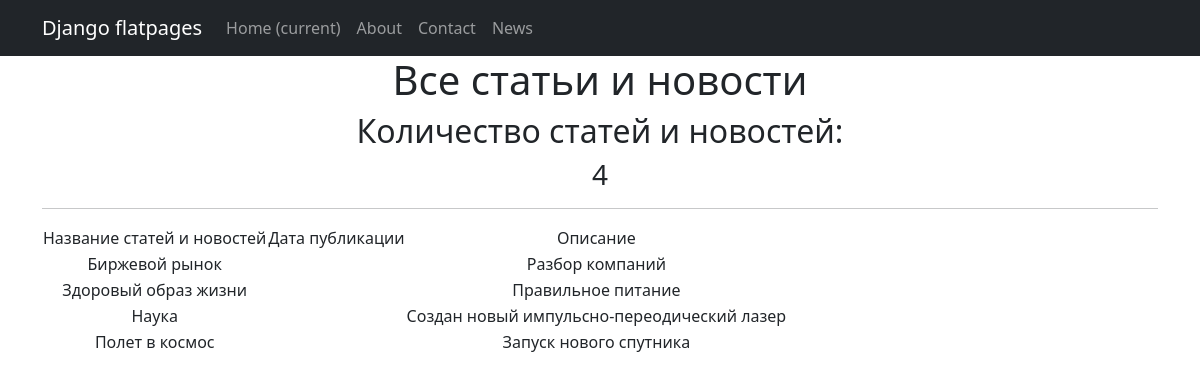
Page /news/ on the committed database.
### news/models.py (models this page shows, shortened)
class Post(LikeMix, models.Model):
    news = 'NE'
    article = 'AR'
    POST_TYPES = [
        (news, 'Новость'),
        (article, 'Статья'),
    ]
    author = models.ForeignKey(Author, on_delete=models.PROTECT, verbose_name='Автор')
    post_type = models.CharField(max_length=2, choices=POST_TYPES, default=article, verbose_name='Вид поста')
    time_create = models.DateTimeField(auto_now_add=True, verbose_name='Дата создания')
    time_update = models.DateTimeField(auto_now=True, verbose_name='Дата изменения')
    categories = models.ManyToManyField(Category, through=PostCategory)
    title = models.CharField(max_length=72, default='Default title', verbose_name='Заголовок')
    content = models.CharField(max_length=2048, default='Default content', verbose_name='Контент')
    rating = models.IntegerField(default=0)

### news/views.py (the view)
# urls.py: path('', PostsList.as_view()),
class PostsList(ListView):
    model = Post
    ordering = 'title'
    template_name = 'news.html'
    context_object_name = 'news'

### news/templatetags/custom_filters.py (called while the page is built)
@register.filter()
def censor(text):
    new_content = text
    for i in BAD:
        new_content = new_content.replace(i,i[:1]+ '*'*(len(i)-1))
    return new_content

### templates/news.html (shortened to what this page needs)
{% extends 'flatpages/default.html' %}
{% load custom_filters %}
{% block content %}
   <h1>Все статьи и новости</h1>
   <h2> Количество статей и новостей:</h2>
   <h3>{{ news|length }}</h3>
   <hr>
   {% if news %}
       <table>
           <tr>
               <td>Название статей и новостей </td>
               <td>Дата публикации</td>
               <td>Описание</td>
           </tr>
           {% for post in news %}
           <tr>
               <td>{{ post.title }}</td>
               <td>{{ post.post_time|date:'M d Y' }}</td>
               <td>{{ post.content|truncatewords:20|censor }}</td>
           </tr>
           {% endfor %}
       </table>
   {% else %}
       <h2>Таких статей нет!</h2>
   {% endif %}
{% endblock content %}

### templates/flatpages/default.html (shortened to what this page needs)
<!DOCTYPE html>
<html lang="en">
    <head>
        {% load static %}
        <link href="{% static 'css/styles.css' %}" rel="stylesheet" />
    </head>
    <body>
<nav class="navbar navbar-expand-lg navbar-dark bg-dark static-top">
   <div class="container">
       <a class="navbar-brand" href="#">Django flatpages</a>
       <div class="collapse navbar-collapse" id="navbarResponsive">
           <ul class="navbar-nav ml-auto">
               <li class="nav-item active">
                   <a class="nav-link" href="#">Home
                       <span class="sr-only">(current)</span>
                   </a>
               </li>
               <li class="nav-item">
                   <a class="nav-link" href="/about/">About</a>
               </li>
               <li class="nav-item">
                   <a class="nav-link" href="/contacts/">Contact</a>
               <li class="nav-item">
                   <a class="nav-link" href="/news/">News</a>
               </li>
           </ul>
       </div>
   </div>
</nav>
<div class="container">
   <div class="row">
       <div class="col-lg-12 text-center">
           {% block content %}
           {% endblock content %}
       </div>
   </div>
</div>
    </body>
</html>

### rows in the picture
Post: title "Биржевой рынок", content|censor "Разбор компаний"
Post: title "Здоровый образ жизни", content|censor "Правильное питание"
Post: title "Наука", content|censor "Создан новый импульсно-переодический лазер"
Post: title "Полет в космос", content|censor "Запуск нового спутника"

### other values in the picture
{{ news|length }} "4"
